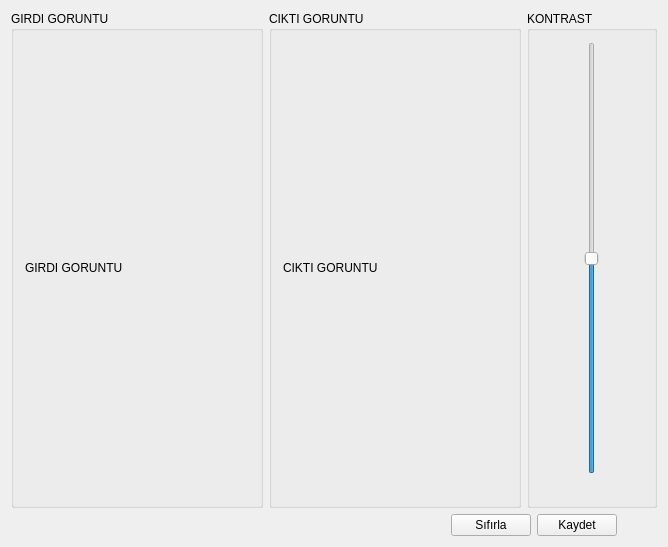
<?xml version="1.0" encoding="UTF-8"?>
<ui version="4.0">
 <class>WidgetMain</class>
 <widget class="QWidget" name="WidgetMain">
  <property name="geometry">
   <rect>
    <x>0</x>
    <y>0</y>
    <width>668</width>
    <height>547</height>
   </rect>
  </property>
  <property name="windowTitle">
   <string>Resim Kontrast</string>
  </property>
  <layout class="QVBoxLayout" name="verticalLayout">
   <item>
    <layout class="QHBoxLayout" name="horizontalLayout">
     <item>
      <widget class="QGroupBox" name="groupBox">
       <property name="title">
        <string>GIRDI GORUNTU </string>
       </property>
       <layout class="QVBoxLayout" name="verticalLayout_2">
        <item>
         <widget class="QLabel" name="labelResim1">
          <property name="text">
           <string>GIRDI GORUNTU </string>
          </property>
         </widget>
        </item>
       </layout>
      </widget>
     </item>
     <item>
      <widget class="QGroupBox" name="groupBox_2">
       <property name="title">
        <string>CIKTI GORUNTU</string>
       </property>
       <layout class="QVBoxLayout" name="verticalLayout_3">
        <item>
         <widget class="QLabel" name="labelResim2">
          <property name="text">
           <string>CIKTI GORUNTU</string>
          </property>
         </widget>
        </item>
       </layout>
      </widget>
     </item>
     <item>
      <widget class="QGroupBox" name="groupBox_3">
       <property name="maximumSize">
        <size>
         <width>130</width>
         <height>16777215</height>
        </size>
       </property>
       <property name="title">
        <string>KONTRAST</string>
       </property>
       <layout class="QGridLayout" name="gridLayout">
        <item row="1" column="0">
         <widget class="QLabel" name="label_2">
          <property name="pixmap">
           <pixmap resource="kaynak.qrc">:/img/contrast.png</pixmap>
          </property>
         </widget>
        </item>
        <item row="0" column="0">
         <widget class="QSlider" name="verticalSliderKontrast">
          <property name="minimum">
           <number>-255</number>
          </property>
          <property name="maximum">
           <number>255</number>
          </property>
          <property name="orientation">
           <enum>Qt::Vertical</enum>
          </property>
         </widget>
        </item>
       </layout>
      </widget>
     </item>
    </layout>
   </item>
   <item>
    <layout class="QHBoxLayout" name="horizontalLayout_2">
     <item>
      <spacer name="horizontalSpacer">
       <property name="orientation">
        <enum>Qt::Horizontal</enum>
       </property>
       <property name="sizeHint" stdset="0">
        <size>
         <width>40</width>
         <height>20</height>
        </size>
       </property>
      </spacer>
     </item>
     <item>
      <widget class="QPushButton" name="btnSifirla">
       <property name="toolTip">
        <string>Sıfırla Kontrast</string>
       </property>
       <property name="toolTipDuration">
        <number>5</number>
       </property>
       <property name="text">
        <string>Sıfırla</string>
       </property>
      </widget>
     </item>
     <item>
      <widget class="QPushButton" name="btnKaydet">
       <property name="text">
        <string>Kaydet</string>
       </property>
      </widget>
     </item>
     <item>
      <spacer name="horizontalSpacer_2">
       <property name="orientation">
        <enum>Qt::Horizontal</enum>
       </property>
       <property name="sizeType">
        <enum>QSizePolicy::Minimum</enum>
       </property>
       <property name="sizeHint" stdset="0">
        <size>
         <width>40</width>
         <height>20</height>
        </size>
       </property>
      </spacer>
     </item>
    </layout>
   </item>
  </layout>
 </widget>
 <layoutdefault spacing="6" margin="11"/>
 <resources>
  <include location="kaynak.qrc"/>
 </resources>
 <connections/>
</ui>
